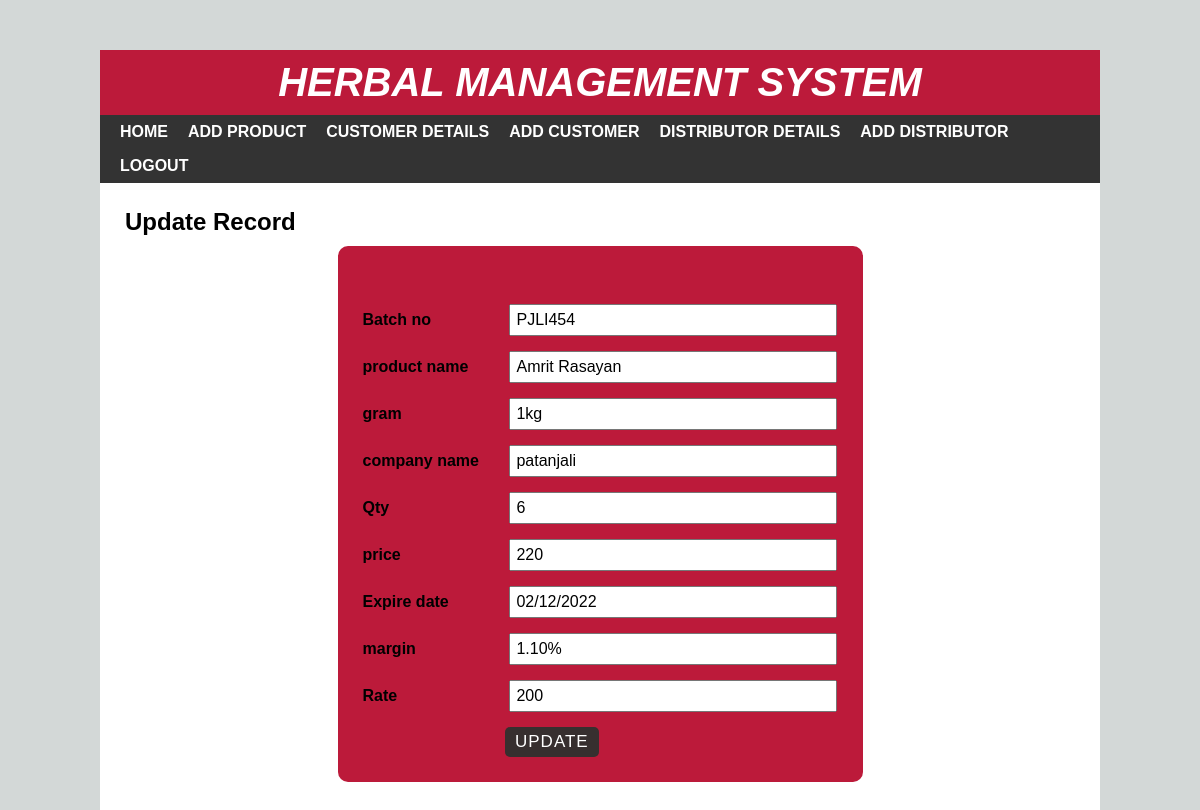
Page /edit.php?id=43 on the committed database.
### tables this page shows
CREATE TABLE `herbal` (
  `id` int(10) NOT NULL,
  `Bno` varchar(100) NOT NULL,
  `product` varchar(100) NOT NULL,
  `gram` varchar(255) NOT NULL,
  `company` varchar(100) NOT NULL,
  `Qty` varchar(100) NOT NULL,
  `price` varchar(100) NOT NULL,
  `Expire` varchar(100) NOT NULL,
  `margin` varchar(255) NOT NULL,
  `Rate` varchar(100) NOT NULL
);

### edit.php (the view, shortened to what this page needs)
<?php include 'header.php'; ?>
<div id="main-content">
    <h2>Update Record</h2>
    <?php
    include 'config.php';
    $id = $_GET['id'];
    $sql = "SELECT * FROM herbal WHERE id = {$id}";
    $result = mysqli_query($conn, $sql) or die("Query Unsuccessful.");
    if(mysqli_num_rows($result) > 0)  {
      while($row = mysqli_fetch_assoc($result)){
    ?>
    <form class="post-form" action="updatedata.php" method="post">
    <div class="form-group">
        </div>
        <div class="form-group">
            <label>Batch no</label>
            <input type="text" name="Bno" value="<?php echo $row['Bno']; ?>" />
        </div>
        <div class="form-group">
            <label>product name</label>
            <input type="text" name="product" value="<?php echo $row['product']; ?>" />
            </div>
            <div class="form-group">
            <label>gram</label>
            <input type="text" name="gram" value="<?php echo $row['gram']; ?>" />
            </div>
            <div class="form-group">
            <label>company name</label>
            <input type="text" name="company" value="<?php echo $row['company']; ?>" />
            </div>
            <div class="form-group">
            <label>Qty</label>
            <input type="text" name="Qty" value="<?php echo $row['Qty']; ?>" />
            </div>
            <div class="form-group">
            <label>price</label>
            <input type="text" name="price" value="<?php echo $row['price']; ?>" />
            </div>
            <div class="form-group">
            <label>Expire date</label>
            <input type="text" name="Expire" value="<?php echo $row['Expire']; ?>" />
            </div>
            <div class="form-group">
            <label>margin</label>
            <input type="text" name="margin" value="<?php echo $row['margin']; ?>" />
            </div>
            <div class="form-group">
            <label>Rate</label>
            <input type="text" name="Rate" value="<?php echo $row['Rate']; ?>" />
            </div>
      <input class="submit" type="submit" value="Update"/>
    </form>
    <?php
      }
    }
    ?>
</div>
</div>
</body>
</html>

### css/style.css (style rules this page uses)
body { font:16px arial; margin: 0; padding: 0; background: #d1d1d1; }
#main-content { padding: 25px; min-height: 400px; }
#main-content h2 { margin: 0 0 10px; text-transform: capitalize; }
#main-content .post-form { width: 50%; padding: 25px; margin: 0 auto 10px; background-color: #BC1A3A; border-radius: 10px; }
#main-content .post-form .form-group { margin: 0 0 15px; }
#main-content .post-form .form-group label { width: 30%; display: inline-block; font-weight: 600; }
#main-content .post-form .form-group input, #main-content .post-form .form-group select { font-size: 16px; width: 66%; display: inline-block; padding: 5px; margin: 0; }
#main-content .post-form .submit { font-size: 17px; letter-spacing: 1px; text-transform: uppercase; padding: 5px 10px; color: #fff; background-color: #372f2f; border: none; border-radius: 5px; margin: 0 0 0 30%; cursor: pointer; transition: all 0.3s; }
body { background: rgb(211, 216, 215); }

### rows in the picture
herbal: Bno "PJLI454", product "Amrit Rasayan", gram "1kg", company "patanjali", Qty "6", price "220", Expire "02/12/2022", margin "1.10%", Rate "200"
